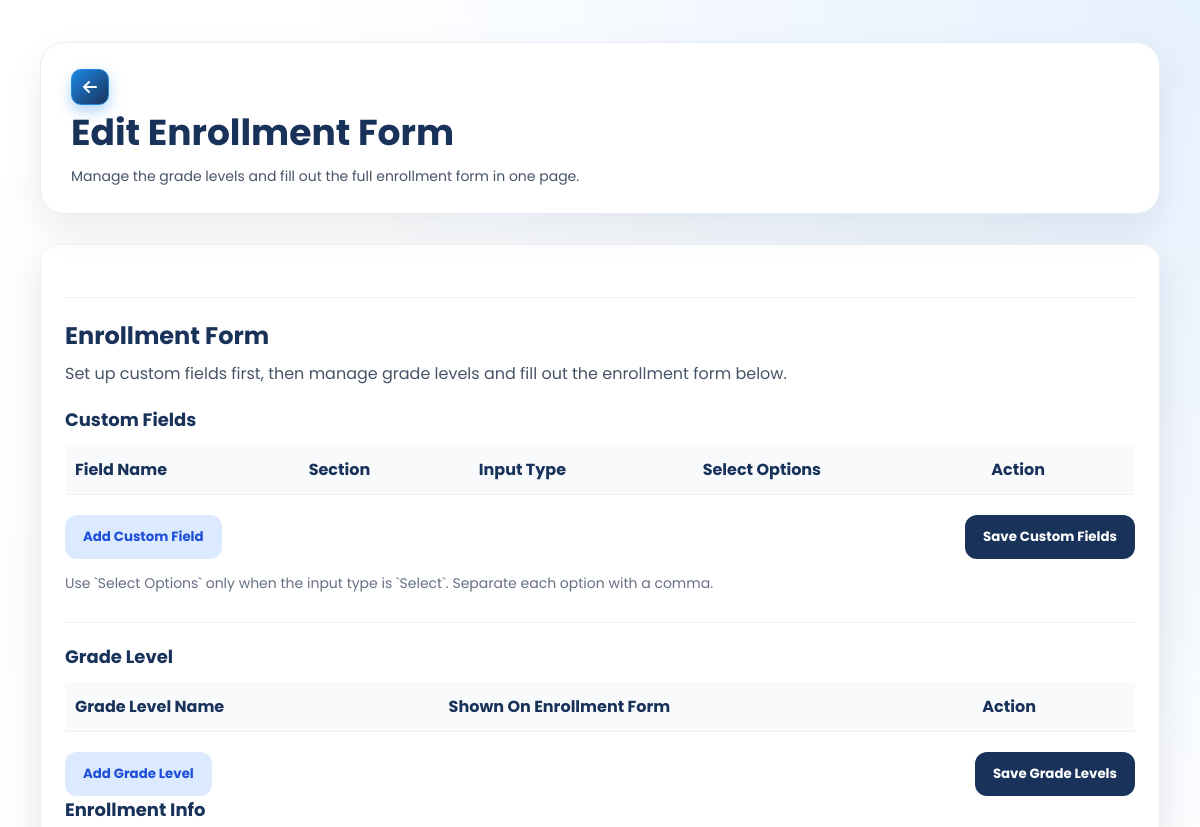
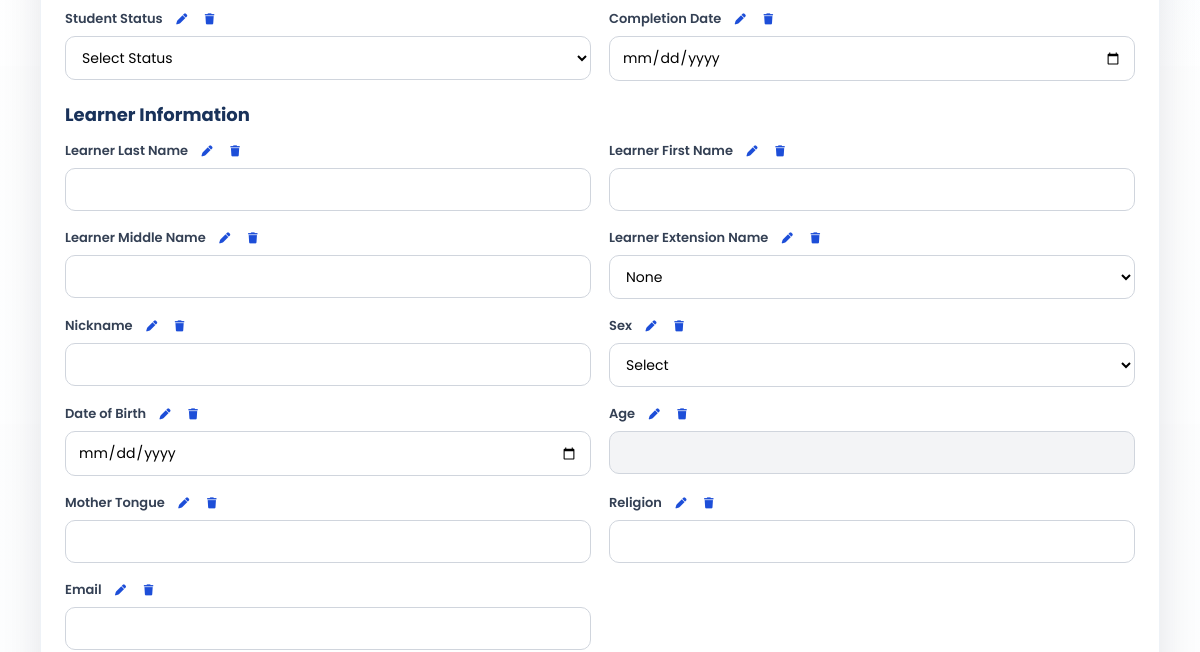
Before: /SmartEnroll/editable_enrollment_form.php (signed in, upper part) with the older database file (2 pictures, top to bottom).
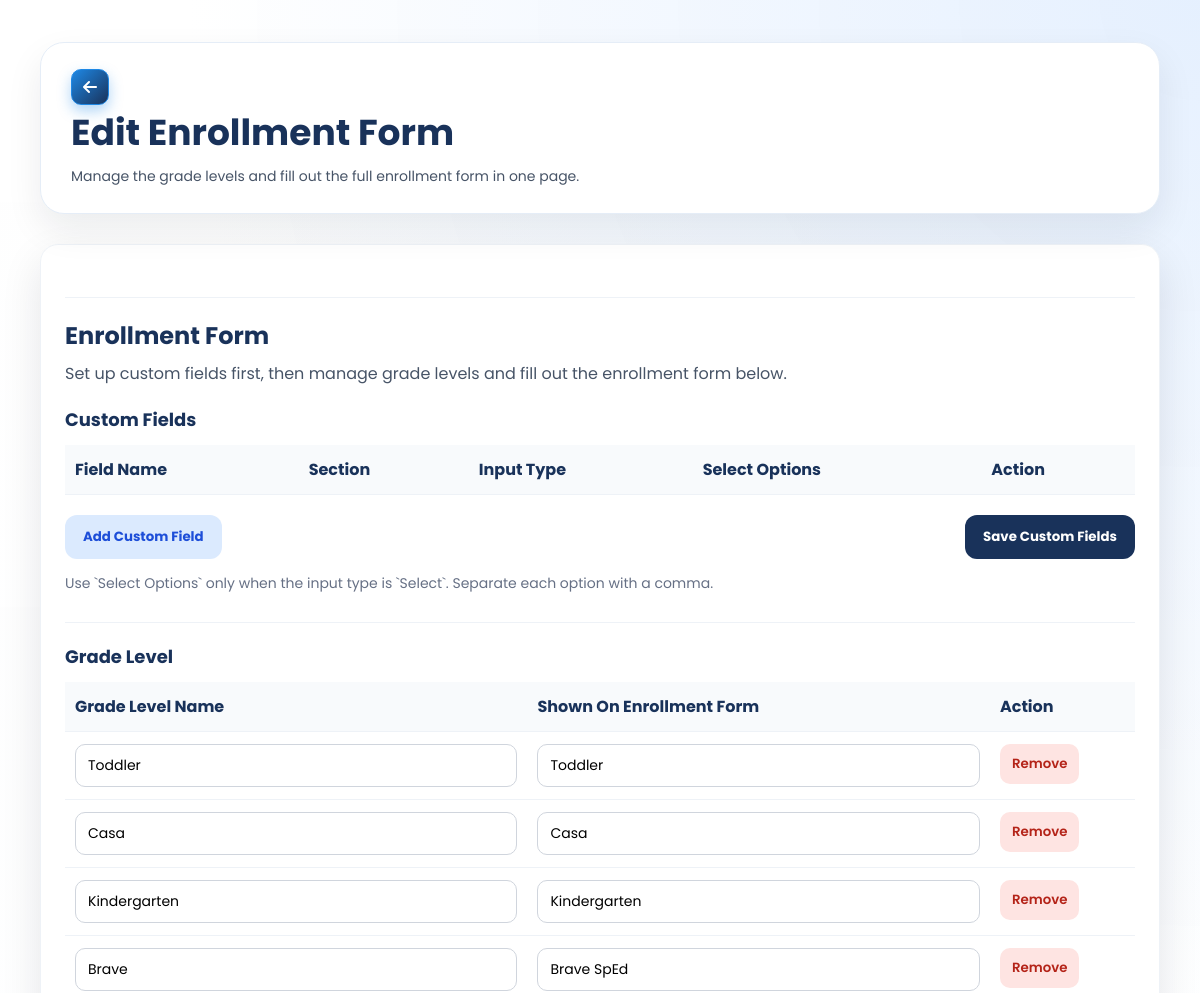
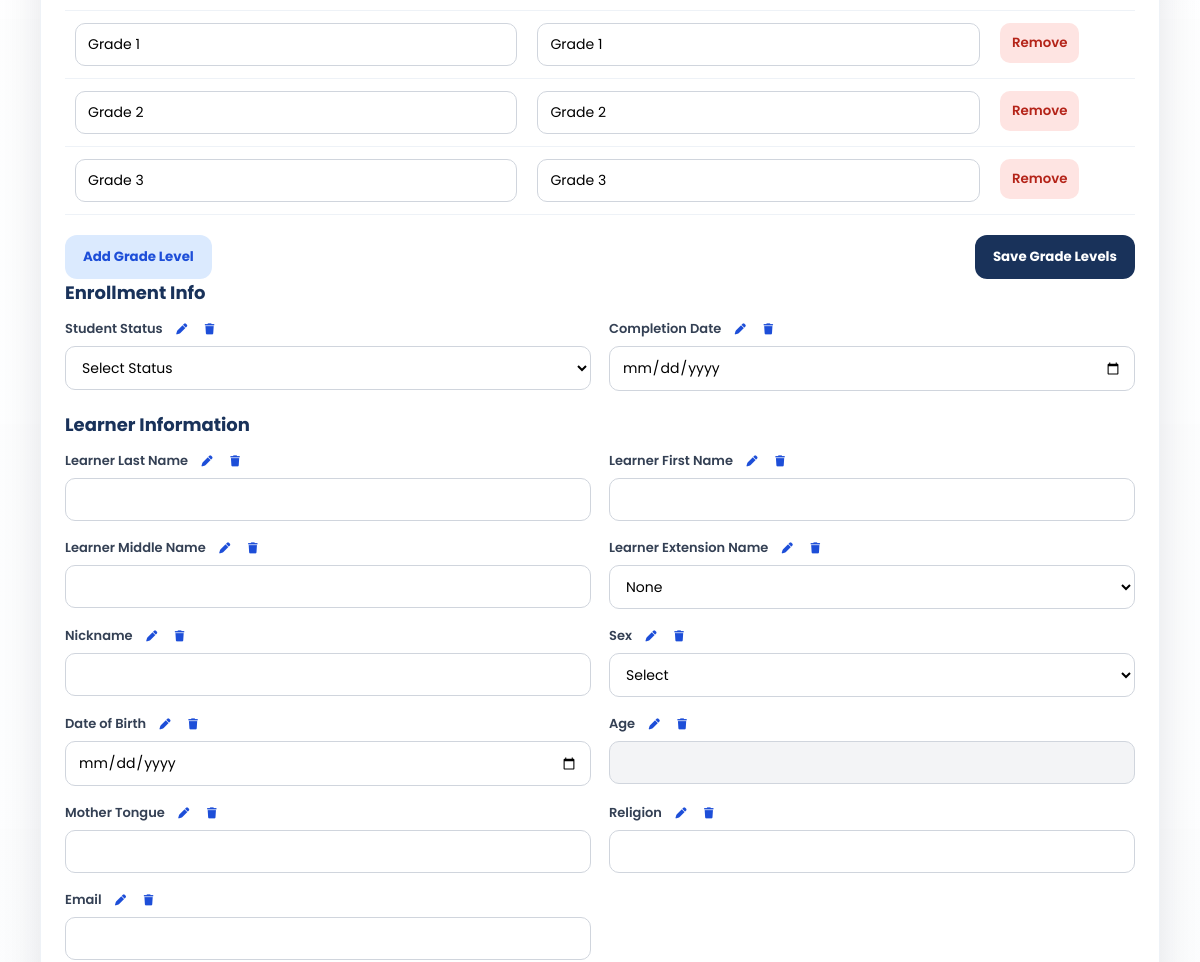
After: the same page with the newer database file (2 pictures, top to bottom).
### tables this page shows
CREATE TABLE `enrollment_grade_levels` (
  `id` int(11) NOT NULL,
  `grade_key` varchar(150) NOT NULL,
  `grade_label` varchar(150) NOT NULL,
  `tuition_fee` decimal(12,2) NOT NULL DEFAULT 0.00,
  `sort_order` int(11) NOT NULL DEFAULT 0,
  `is_active` tinyint(1) NOT NULL DEFAULT 1,
  `created_at` timestamp NOT NULL DEFAULT current_timestamp()
);

### SmartEnroll/editable_enrollment_form.php (the view, shortened to what the changed rows need)
<?php
require_once __DIR__ . '/enrollment_form_config.php';
require_once __DIR__ . '/enrollment_fields.php';
$errorMessage = '';
$enrollmentError = '';
$fieldActionError = '';
$customFieldError = '';
$columns = [];
$sectionMap = [];
$formValues = [];
$builtinFieldKeys = [];
$customFieldMap = [];
$readOnly = ['school_year'];
$skip = ['id', 'student_id', 'created_at'];
$hiddenOtherSavedFields = [
    'grade_level',
    'school_year',
    'enrollment_status',
    'requirements_status',
    'payment_status',
];
try {
    $gradeLevels = smartenroll_get_grade_levels();
} catch (Throwable $e) {
    $gradeLevels = [];
    if ($errorMessage === '') {
        $errorMessage = $e->getMessage();
    }
}
try {
    $builtinFieldRows = smartenroll_builtin_field_rows(null, true);
    foreach ($builtinFieldRows as $row) {
        $builtinFieldKeys[(string)$row['field_key']] = true;
    }
    $customFieldMap = smartenroll_get_field_label_map();
} catch (Throwable $e) {
    if ($fieldActionError === '') {
        $fieldActionError = $e->getMessage();
    }
    if ($customFieldError === '') {
        $customFieldError = $e->getMessage();
    }
}
try {
    $conn = new mysqli('127.0.0.1', 'root', '', 'smartenroll');
    $conn->set_charset('utf8mb4');
    $colRes = $conn->query("SHOW COLUMNS FROM `enrollments`");
    while ($row = $colRes->fetch_assoc()) {
        $columns[] = $row['Field'];
    }
    $sectionMap = smartenroll_build_sections($columns, null, ['grade_level', 'school_year']);
    unset($sectionMap['Grade Level']);
    if (isset($sectionMap['Other Saved Fields'])) {
        $sectionMap['Other Saved Fields'] = array_values(array_filter(
            $sectionMap['Other Saved Fields'],
            static fn(string $field): bool => !in_array($field, $hiddenOtherSavedFields, true)
        ));
        if ($sectionMap['Other Saved Fields'] === []) {
            unset($sectionMap['Other Saved Fields']);
        }
    }
    foreach ($columns as $column) {
        $formValues[$column] = isset($formValues[$column]) ? trim((string)$formValues[$column]) : '';
    }
} catch (Throwable $e) {
    if ($enrollmentError === '') {
        $enrollmentError = $e->getMessage();
    }
}
?>
<!DOCTYPE html>
<html lang="en">
<head>
    <link rel="stylesheet" href="css/style.css">
    <link rel="stylesheet" href="css/editable_enrollment_form.css">
    <link rel="stylesheet" href="https://cdnjs.cloudflare.com/ajax/libs/font-awesome/6.5.0/css/all.min.css">
</head>
<body class="dashboard-page dashboard-white-page">
<main class="dashboard-main">
    <div class="dashboard-header student-header">
        <div class="student-header-left">
            <div class="student-header-title">
                <h1>Edit Enrollment Form</h1>
            </div>
        </div>
    </div>
    <div class="settings-card">
        <div class="settings-intro settings-subsection">
            <h2>Enrollment Form</h2>
        </div>
        <form method="post" id="customFieldsForm">
            <div>
                <div class="settings-table-wrap">
                    <table class="settings-table">
                        <thead>
                            <tr>
                                <th>Field Name</th>
                                <th>Section</th>
                                <th>Input Type</th>
                                <th>Select Options</th>
                                <th>Action</th>
                            </tr>
                        </thead>
                    </table>
                </div>
            </div>
        </form>
        <form method="post" id="gradeSettingsForm">
            <div class="settings-subsection">
                <div class="settings-table-wrap">
                    <table class="settings-table">
                        <thead>
                            <tr>
                                <th>Grade Level Name</th>
                                <th>Shown On Enrollment Form</th>
                                <th>Action</th>
                            </tr>
                        </thead>
                        <tbody id="gradeSettingsBody">
                            <?php foreach ($gradeLevels as $row): ?>
                                <tr>
                                    <td><input type="text" name="grade_key[]" value="<?php echo htmlspecialchars((string)$row['grade_key']); ?>" placeholder="Grade 4"></td>
                                    <td><input type="text" name="grade_label[]" value="<?php echo htmlspecialchars((string)$row['grade_label']); ?>" placeholder="Grade 4"></td>
                                    <td><button type="button" class="settings-row-remove" data-remove-grade-row>Remove</button></td>
                                </tr>
                            <?php endforeach; ?>
                        </tbody>
                    </table>
                </div>
            </div>
        </form>
        <form method="post">
            <?php foreach ($sectionMap as $sectionTitle => $fields): ?>
                <div class="detail-section">
                    <h3 class="detail-section-title"><?php echo htmlspecialchars($sectionTitle); ?></h3>
                    <div class="student-edit-grid">
                        <?php foreach ($fields as $col): ?>
                            <?php if (in_array($col, $skip, true)) { continue; } ?>
                            <?php $val = (string)($formValues[$col] ?? ''); ?>
                            <?php $customField = $customFieldMap[$col] ?? null; ?>
                            <div class="edit-item">
                                <span class="detail-label <?php echo isset($builtinFieldKeys[$col]) ? 'field-label-with-actions' : ''; ?>">
                                    <span><?php echo htmlspecialchars(smartenroll_field_labelize($col, $customFieldMap)); ?></span>
                                    <?php if (isset($builtinFieldKeys[$col])): ?>
                                        <span class="field-label-actions">
                                            <button
                                                type="button"
                                                class="field-label-action field-label-action-edit"
                                                aria-label="Edit field label"
                                                title="Edit"
                                                data-edit-field-label
                                                data-field-key="<?php echo htmlspecialchars($col); ?>"
                                                data-field-label="<?php echo htmlspecialchars(smartenroll_field_labelize($col, $customFieldMap)); ?>"
                                            >
                                                <i class="fa-solid fa-pen"></i>
                                            </button>
                                            <button
                                                type="button"
                                                class="field-label-action field-label-action-delete"
                                                aria-label="Delete field"
                                                title="Delete"
                                                data-delete-field-label
                                                data-field-key="<?php echo htmlspecialchars($col); ?>"
                                                data-field-label="<?php echo htmlspecialchars(smartenroll_field_labelize($col, $customFieldMap)); ?>"
                                            >
                                                <i class="fa-solid fa-trash"></i>
                                            </button>
                                        </span>
                                    <?php endif; ?>
                                </span>
                                <?php if ($customField !== null && smartenroll_input_type_for($col, $customFieldMap) === 'select'): ?>
                                    <select name="<?php echo htmlspecialchars($col); ?>">
                                        <option value="">Select</option>
                                        <?php foreach (smartenroll_custom_field_options($customField) as $option): ?>
                                            <option value="<?php echo htmlspecialchars($option); ?>" <?php echo $val === $option ? 'selected' : ''; ?>>
                                                <?php echo htmlspecialchars($option); ?>
                                            </option>
                                        <?php endforeach; ?>
                                    </select>
                                <?php elseif ($customField !== null && smartenroll_input_type_for($col, $customFieldMap) === 'textarea'): ?>
                                    <textarea name="<?php echo htmlspecialchars($col); ?>" rows="4"><?php echo htmlspecialchars($val); ?></textarea>
                                <?php elseif ($col === 'learner_ext'): ?>
                                    <select name="learner_ext">
                                        <?php
                                            $extOptions = ['' => 'None', 'Jr' => 'Jr.', 'Sr' => 'Sr.', 'II' => 'II', 'III' => 'III'];
                                            foreach ($extOptions as $optVal => $optLabel):
                                                $selected = $val === $optVal ? 'selected' : '';
                                        ?>
                                            <option value="<?php echo htmlspecialchars($optVal); ?>" <?php echo $selected; ?>>
                                                <?php echo htmlspecialchars($optLabel); ?>
                                            </option>
                                        <?php endforeach; ?>
                                    </select>
                                <?php elseif ($col === 'sex'): ?>
                                    <select name="sex">
                                        <?php
                                            $sexOptions = ['' => 'Select', 'Male' => 'Male', 'Female' => 'Female'];
                                            foreach ($sexOptions as $optVal => $optLabel):
                                                $selected = $val === $optVal ? 'selected' : '';
                                        ?>
                                            <option value="<?php echo htmlspecialchars($optVal); ?>" <?php echo $selected; ?>>
                                                <?php echo htmlspecialchars($optLabel); ?>
                                            </option>
                                        <?php endforeach; ?>
                                    </select>
                                <?php elseif ($col === 'student_status'): ?>
                                    <select name="student_status">
                                        <option value="">Select Status</option>
                                    </select>
                                <?php elseif ($col === 'guardian_type'): ?>
                                    <div class="edit-radio-inline-group">
                                        <?php
                                            $guardianOptions = ['other' => 'Other', 'mother' => 'Mother', 'father' => 'Father'];
                                            foreach ($guardianOptions as $optVal => $optLabel):
                                                $checked = ($val === '' && $optVal === 'other') || $val === $optVal ? 'checked' : '';
                                        ?>
                                            <label class="edit-radio-inline">
                                                <input type="radio" name="guardian_type" value="<?php echo htmlspecialchars($optVal); ?>" <?php echo $checked; ?>>
                                                <span><?php echo htmlspecialchars($optLabel); ?></span>
                                            </label>
                                        <?php endforeach; ?>
                                    </div>
                                <?php elseif (in_array($col, ['guardian_lname', 'guardian_fname', 'guardian_mname', 'guardian_occ', 'guardian_contact'], true)): ?>
                                    <input
                                        type="<?php echo htmlspecialchars(smartenroll_input_type_for($col, $customFieldMap)); ?>"
                                        name="<?php echo htmlspecialchars($col); ?>"
                                        value="<?php echo htmlspecialchars($val); ?>"
                                        data-guardian-field="<?php echo htmlspecialchars($col); ?>"
                                    >
                                <?php elseif ($col === 'medication'): ?>
                                    <div class="edit-radio-inline-group">
                                        <?php
                                            $medicationOptions = ['yes' => 'Yes', 'no' => 'No'];
                                            foreach ($medicationOptions as $optVal => $optLabel):
                                                $checked = ($val === '' && $optVal === 'no') || $val === $optVal ? 'checked' : '';
                                        ?>
                                            <label class="edit-radio-inline">
                                                <input type="radio" name="medication" value="<?php echo htmlspecialchars($optVal); ?>" <?php echo $checked; ?>>
                                                <span><?php echo htmlspecialchars($optLabel); ?></span>
                                            </label>
                                        <?php endforeach; ?>
                                    </div>
                                <?php elseif (in_array($col, ['dob', 'completion_date'], true)): ?>
                                    <input
                                        type="date"
                                        name="<?php echo htmlspecialchars($col); ?>"
                                        value="<?php echo htmlspecialchars(smartenroll_normalize_date_value($val)); ?>"
                                    >
                                <?php elseif ($col === 'age'): ?>
                                    <input type="number" name="age" value="<?php echo htmlspecialchars($val); ?>" readonly>
                                <?php elseif (in_array($col, ['special_needs', 'medication_details'], true)): ?>
                                    <textarea name="<?php echo htmlspecialchars($col); ?>" rows="4"><?php echo htmlspecialchars($val); ?></textarea>
                                <?php else: ?>
                                    <input
                                        type="<?php echo htmlspecialchars(smartenroll_input_type_for($col, $customFieldMap)); ?>"
                                        name="<?php echo htmlspecialchars($col); ?>"
                                        value="<?php echo htmlspecialchars($val); ?>"
                                        <?php echo in_array($col, $readOnly, true) ? 'readonly' : ''; ?>
                                    >
                                <?php endif; ?>
                            </div>
                        <?php endforeach; ?>
                    </div>
                </div>
            <?php endforeach; ?>
        </form>
    </div>
</main>
</body>
</html>

Changed rows visible on the page:
added enrollment_grade_levels: grade_key "Toddler", grade_label "Toddler"
added enrollment_grade_levels: grade_key "Casa", grade_label "Casa"
added enrollment_grade_levels: grade_key "Kindergarten", grade_label "Kindergarten"
added enrollment_grade_levels: grade_key "Brave", grade_label "Brave SpEd"
added enrollment_grade_levels: grade_key "Grade 1", grade_label "Grade 1"
added enrollment_grade_levels: grade_key "Grade 2", grade_label "Grade 2"
added enrollment_grade_levels: grade_key "Grade 3", grade_label "Grade 3"
